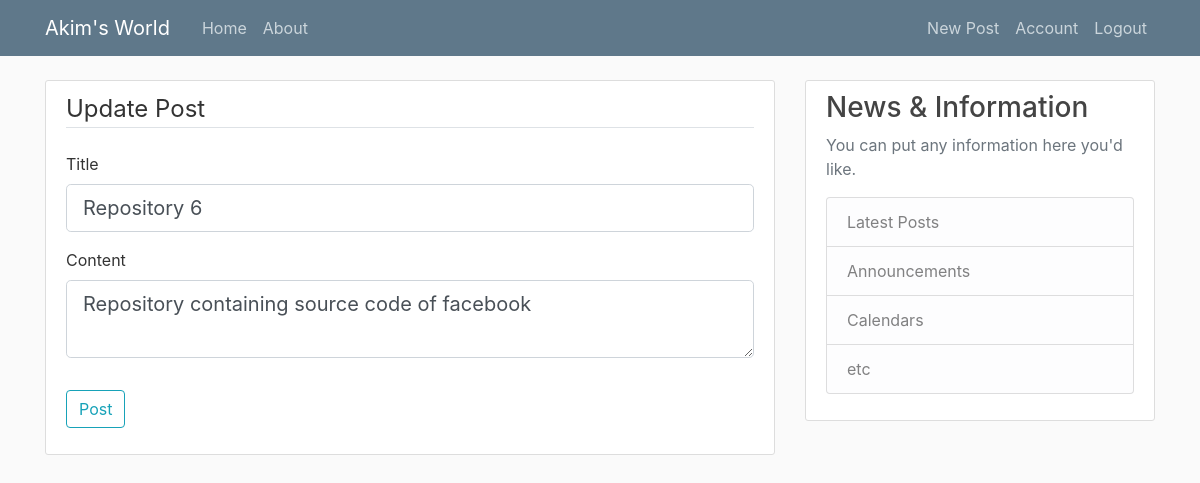
Page /posts/5/update (signed in) on the committed database.
### flaskwebapp/models.py (models this page shows, shortened)
class Post(db.Model):
    id = db.Column(db.Integer, primary_key=True)
    title = db.Column(db.String(100), nullable=False)
    date_posted = db.Column(db.DateTime, nullable=False, default=datetime.utcnow)
    content = db.Column(db.Text, nullable=False)
    user_id =  db.Column(db.Integer, db.ForeignKey('user.id'), nullable=False)

### flaskwebapp/routes.py (the view)
@app.route("/posts/<int:post_id>/update", methods=['GET', 'POST'])
@login_required
def update_post(post_id):
    post = Post.query.get_or_404(post_id)
    if post.author != current_user:
        abort(403)
    form = PostForm()
    if form.validate_on_submit():
        post.title = form.title.data
        post.content = form.content.data
        db.session.commit()
        flash('Your post has been updated. ', 'success')
        return redirect(url_for('post', post_id=post.id))
    elif request.method == 'GET':
        form.title.data = post.title
        form.content.data = post.content
    return render_template('create_post.html', title="Update Post", form=form, legend='Update Post')

### flaskwebapp/forms.py
class PostForm(FlaskForm):
    title = StringField('Title', validators=[DataRequired()])
    content = TextAreaField('Content', validators=[DataRequired()])
    submit = SubmitField('Post')

### flaskwebapp/models.py (called while the page is built)
@login_manager.user_loader
def load_user(user_id):
    return User.query.get(int(user_id))

### flaskwebapp/templates/create_post.html (shortened to what this page needs)
{% extends "layout.html" %}
{% block content %}
    <div class="content-section">
        <form method="POST" action="">
            <fieldset class="form-group">
                <legend class="border-bottom mb-4">{{ legend }}</legend>
                <div class="form-group">
                    {{ form.title.label(class="form-control-label") }}
                    {% if form.title.errors %}
                        {{ form.title(class="form-control form-control-lg is-invalid") }}
                        <div class="invalid-feedback">
                            {% for error in form.title.errors  %}
                                <span>
                                    {{ error }}
                                </span>
                            {% endfor %}
                        </div>
                    {% else %}
                        {{ form.title(class="form-control form-control-lg") }}
                    {% endif %}
                </div>
                <div class="form-group">
                    {{ form.content.label(class="form-control-label") }}
                    {% if form.content.errors %}
                        {{ form.content(class="form-control form-control-lg is-invalid") }}
                        <div class="invalid-feedback">
                            {% for error in form.content.errors  %}
                                <span>
                                    {{ error }}
                                </span>
                            {% endfor %}
                        </div>
                    {% else %}
                        {{ form.content(class="form-control form-control-lg") }}
                    {% endif %}
                </div>
            </fieldset>
            <div class="form-group">
                {{ form.submit(class="btn btn-outline-info") }}
            </div>
        </form>
    </div>
{% endblock content %}

### flaskwebapp/static/main.css (style rules this page uses)
body { background: #fafafa; color: #333333; margin-top: 5rem; }
.content-section { background: #ffffff; padding: 10px 20px; border: 1px solid #dddddd; border-radius: 3px; margin-bottom: 20px; }

### rows in the picture
Post: title "Repository 6", content "Repository containing source code of facebook"

### other values in the picture
{{ legend }} "Update Post"
